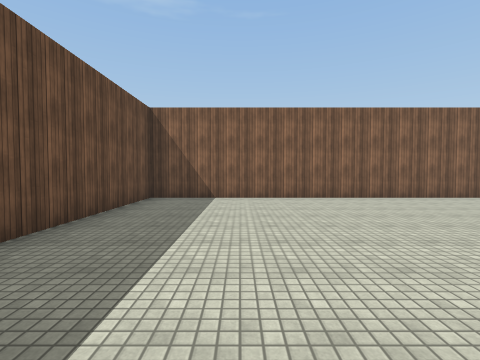
[1] (above)

24 first-person views from a walk through a Unity game level. The camera is 1.5 m above the floor, tilts 2° down and sees 85° across. The floor is counted in squares, 2 m on a side. Each view is taken from the middle of a square. On the plan, view 1 faces up. The plan holds only what a view shows up to about 9 squares ahead; the rest is blank. The place goes on beyond the plan. The player is left out. Surface patterns are stand-ins for the level's own textures.

[2]
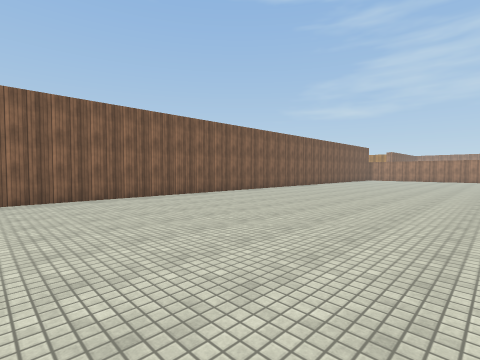

[3]
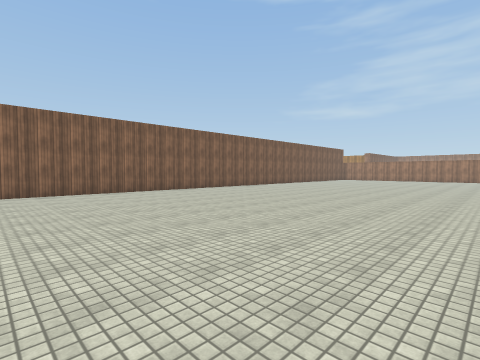

[4]
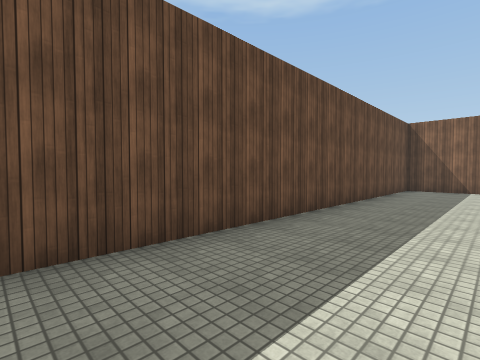

[5]
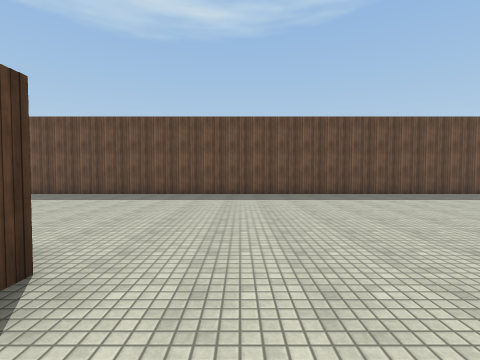

[6]
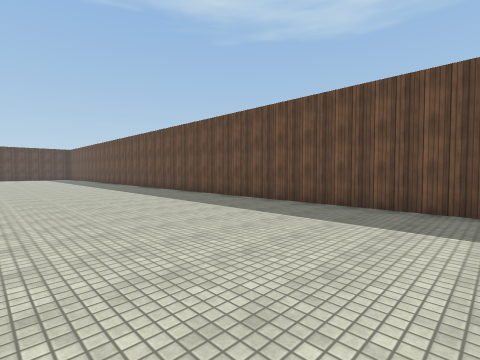

[7]
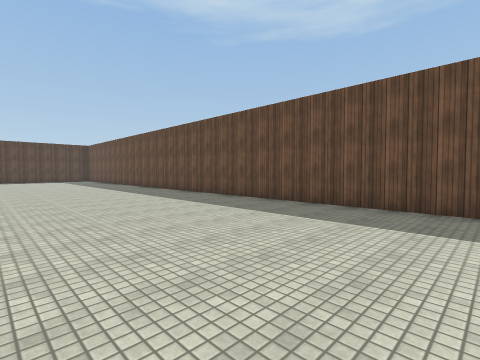

[8]
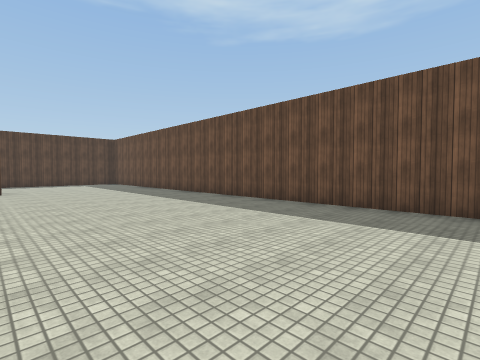

[9]
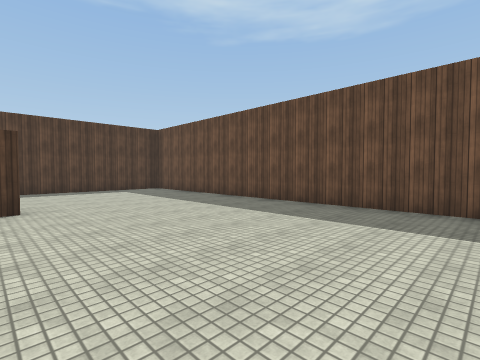

[10]
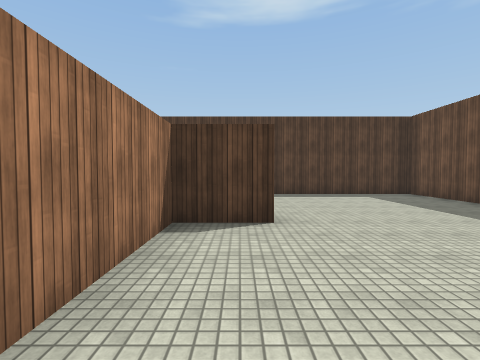

[11]
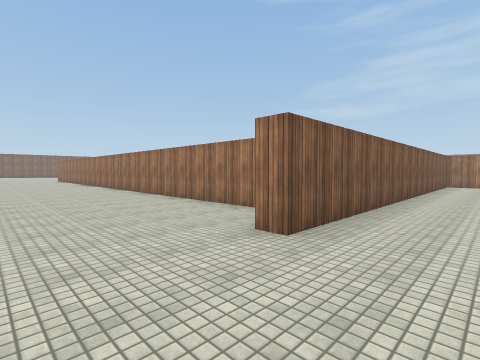

[12]
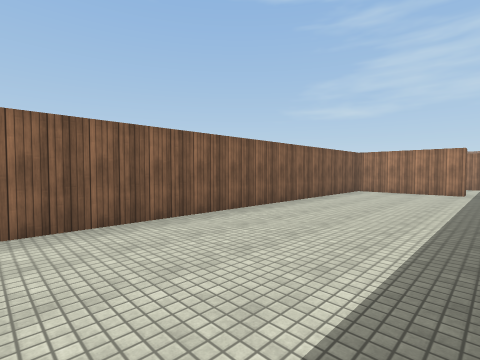

[13]
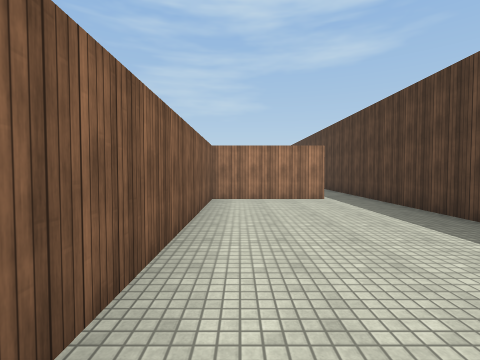

[14]
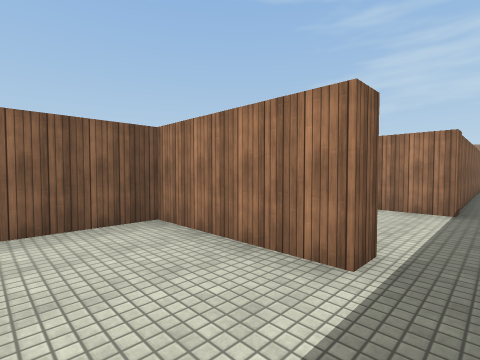

[15]
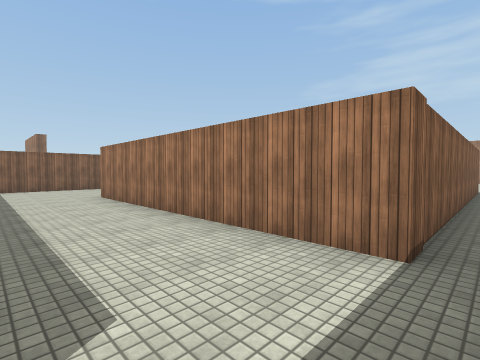

[16]
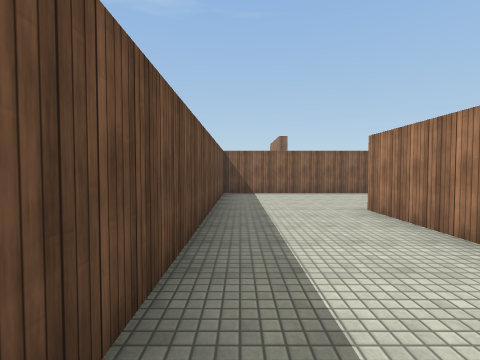

[17]
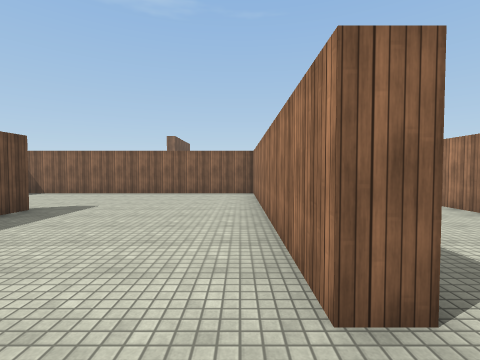

[18]
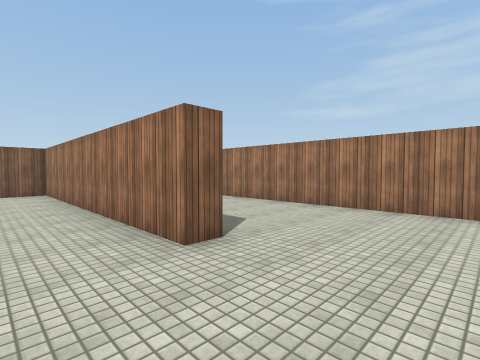

[19]
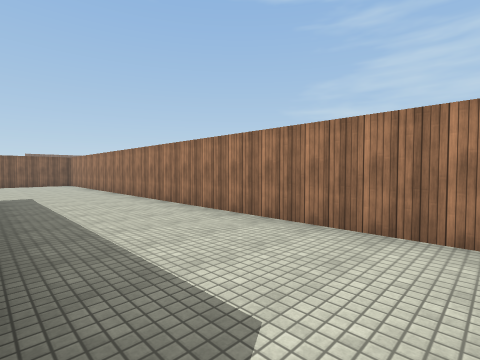

[20]
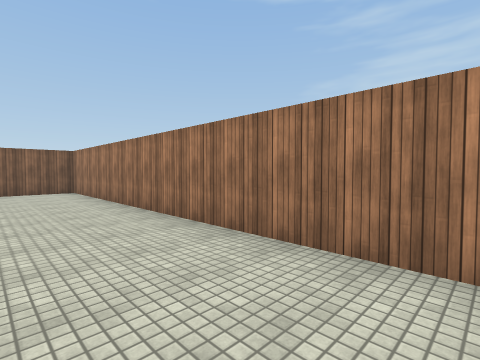

[21]
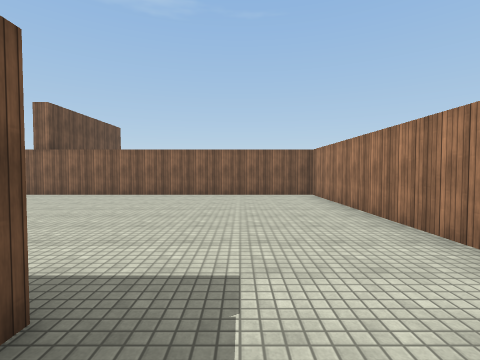

[22]
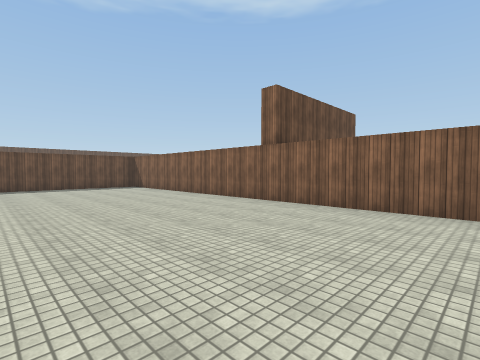

[23]
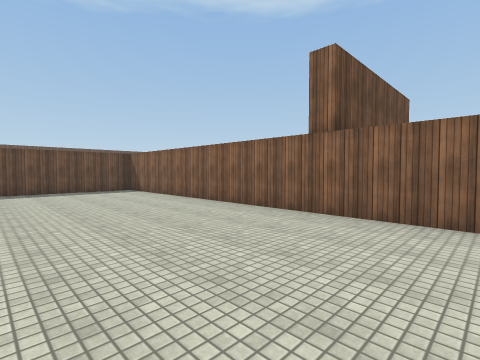

[24]
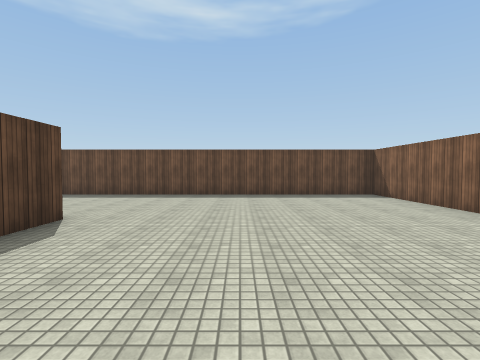

### Floor plan
Points are (right, up) in squares from view 1. A wall is a line through its corners. A room is listed if a view was taken in it or the views show most of it. See-through windows are left out.
Room 1 (views 1, 2, 3, 4, 5, 6, 7, 8, 9, 10, 11, 12, 13, 14)
walls: (6.8, 7.3) (-2.5, 7.3) (-2.5, -31.5) (2.1, -31.5); (15, -30.2) (15, -27.3) (2.5, -27.3) (2.5, -26.8) (4, -26.8) (4, -20.2); (11.8, -31.5) (14.5, -31.5)
ways out: opening at (15, -31) to room 2
Room 2 (views 15, 16, 17, 18, 19, 20, 21, 22, 23, 24)
walls: (14.9, -18.7) (16.1, -18.7); (19, -22.9) (19, -23.6); (24, -26.8) (23.5, -26.8) (23.5, -19.2) (15.5, -19.2) (15.5, -27.5); (15.5, -30.2) (15, -30.2); (18.5, -30.5) (18.5, -22.9); (27.3, -28.9) (27.3, -11.8) (10.7, -11.8) (10.7, -21.8); (14.5, -31.5) (17, -31.5)
ways out: opening at (15, -31) to room 1; opening at (19, -31)

Positions as (right, up) in squares from view 1, and headings:
1: (0, 0), facing up
2: (0, 0), facing up-right
3: (0, -2), facing up-right
4: (0, -4), facing up-left
5: (6, -5), facing left
6: (3, -6), facing down-left
7: (3, -11), facing down-left
8: (3, -16), facing down-left
9: (3, -21), facing down-left
10: (3, -23), facing down
11: (0, -29), facing up-right
12: (5, -31), facing up-right
13: (8, -28), facing right
14: (13, -31), facing up-right
15: (16, -31), facing up-right
16: (16, -28), facing up
17: (23, -28), facing up
18: (22, -29), facing up-right
19: (24, -27), facing up-right
20: (25, -22), facing up-right
21: (25, -20), facing up
22: (23, -17), facing up-left
23: (21, -16), facing up-left
24: (19, -16), facing left
